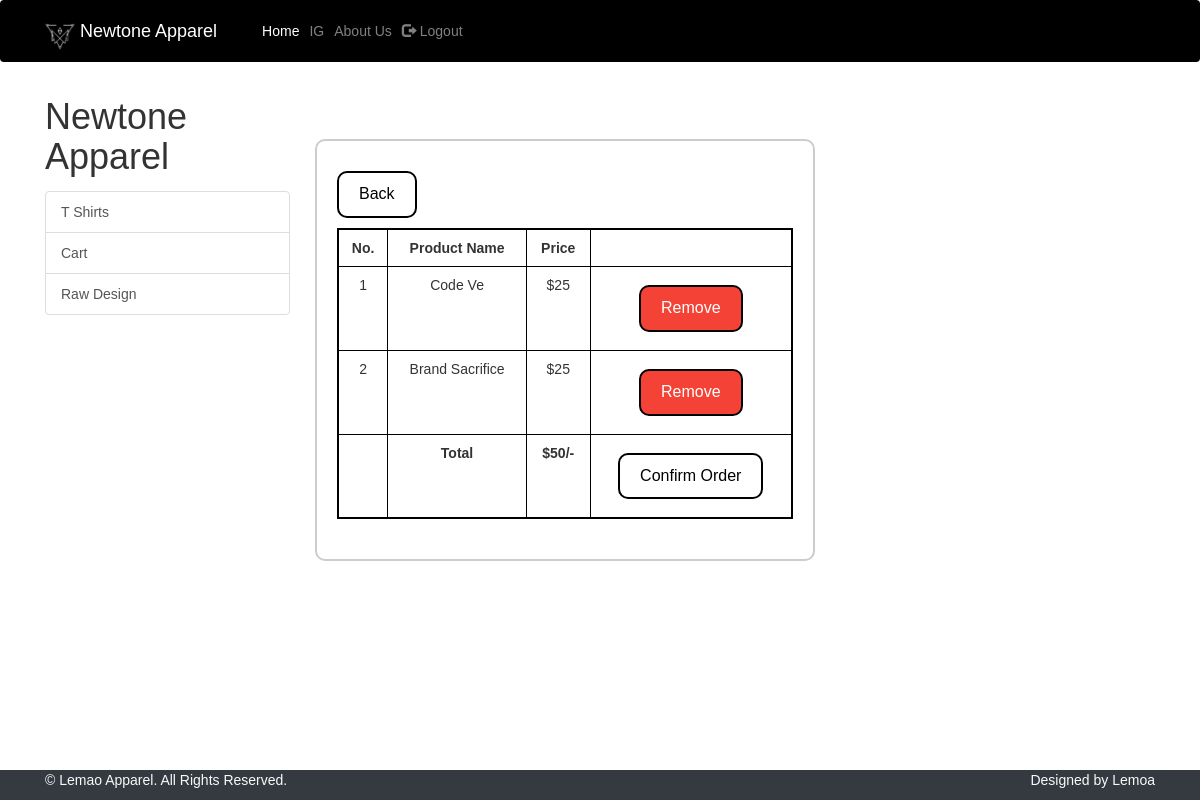
The app's page /paymentpage.php (signed in) with its own data.
### tables this page shows
CREATE TABLE `items` (
  `id` int(11) NOT NULL,
  `name` longtext NOT NULL,
  `price` int(5) NOT NULL,
  `namefile` varchar(128) NOT NULL,
  `typefile` varchar(128) NOT NULL,
  `size` varchar(128) NOT NULL,
  `picture` longblob NOT NULL,
  `descript` varchar(255) NOT NULL
);

### cart/cart.php (the view, shortened to what this page needs)
<?php
    require 'dbconnect.php';
    $user_id = $_SESSION['customer_id'];
    $user_products_query = "SELECT it.id, it.name, it.price
                        FROM cart ut
                        INNER JOIN items it ON it.id = ut.item_id
                        WHERE ut.user_id = '$user_id' AND ut.status = 'Added to cart'";
    $user_products_result = mysqli_query($conn,$user_products_query) or die(mysqli_error($conn));
    $no_of_user_products = mysqli_num_rows($user_products_result);
    $price=0;
    if($no_of_user_products==0){
    }else{
        while($row=mysqli_fetch_array($user_products_result)){
            $price=$price+$row['price'];
       }
    }
?>
<!DOCTYPE html>
<html>
    <head>
        <link rel="stylesheet" href="bootstrap/css/bootstrap.min.css" type="text/css">
        <link rel="stylesheet" type="text/css" href="css/style.css">
    </head>
    <body>
    <div class="menu" style="margin-top:5%; background-color: transparent; border: 2px solid #ccc; border-radius: 10px; padding: 20px;">
        <a href="shirts.php"><input class="button-r" type="button" value="Back" style="margin-bottom:10px;"></a>
        <table class="table">
            <tbody>
                <tr>
                    <th>No.</th>
                    <th>Product Name</th>
                    <th>Price</th>
                    <th></th>
                </tr>
                <?php
                $user_products_result=mysqli_query($conn,$user_products_query) or die(mysqli_error($con));
                $counter=1;
                while($row=mysqli_fetch_array($user_products_result)){
                ?>
                <tr>
                    <td><?php echo $counter ?></td>
                    <td><?php echo $row['name']?></td>
                    <td>$<?php echo $row['price']?></td>
                    <td><a href='cart/cart_delete.php?id=<?php echo $row['id'] ?>' class="button-r button-remove">Remove</a></td>
                </tr>
                <?php $counter=$counter+1;}?>
                <tr>
                    <td></td>
                    <td><strong>Total</strong></td>
                    <td><strong> $<?php echo $price;?>/-</strong></td>
                    <td><a href="purchase.php?price=<?php echo $price?>" class="button-r">Confirm Order</a></td>
                </tr>
            </tbody>
        </table>
    </div>
</body>
</html>

### css/style.css (style rules this page uses)
body { font-family: "Montserrat", sans-serif; }
.table { border: 2px solid #000000; border-radius: 20px; background-color: rgba(255, 255, 255, 0.9); padding: 20px; }
th { background-color: #ffffff; font-weight: bold; }
td, th { padding: 8px; border: 1px solid black; text-align: center; }
.button-r { border: 2px solid black; background-color: white; color: black; padding: 10px 20px; text-align: center; text-decoration: none; display: inline-block; font-size: 16px; border-radius: 10px; margin-top: 10px; margin-bottom: 10px; }
.button-remove { background-color: #f44336; color: white; }

### cart/cart.php (style rules this page uses)
body { font-family: Arial, Helvetica, sans-serif; }
table, tr, td { padding-bottom: 10px; height: 30px; }
table { border: 1px solid black; padding: 20px; border-radius: 25px; width: 100%; text-align: center; }
.menu { width: 500px; }

### records on screen
items: name "Code Ve", price "25"
items: name "Brand Sacrifice", price "25"

### other values on screen
$price "50"
